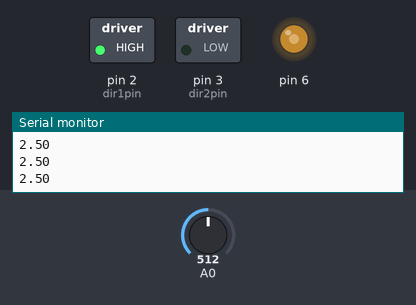
Bench run of a sketch on a simulated Arduino Uno, built with avr-gcc and run on an emulated ATmega328P. Shown: switched loads named in the sketch (green lamp = pin HIGH), output pins drawn as LEDs (lit = HIGH), the last lines printed to the serial monitor. The inputs (shaded band) are chosen by the test bench; at power-on: A0 = 512.

Above: at 1.2 s.
1.3 s: A0 set to 716
At 2.0 s:
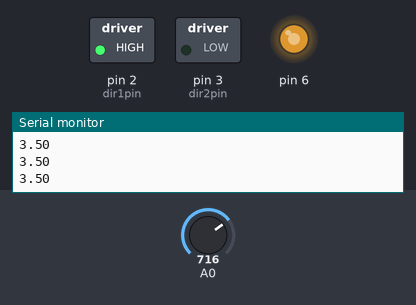
2.8 s: A0 set to 900
At 3.2 s:
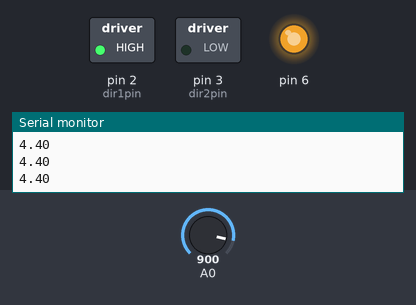
4.3 s: A0 set to 122
At 5.5 s:
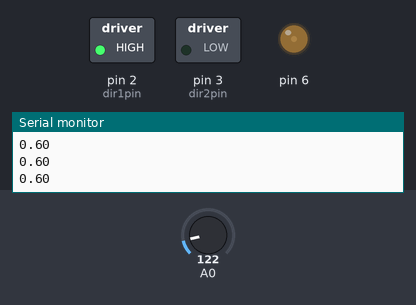
5.8 s: A0 set to 0
At 6.8 s:
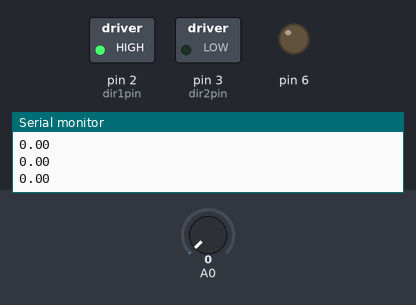
7.3 s: A0 set to 511
At 8.0 s:
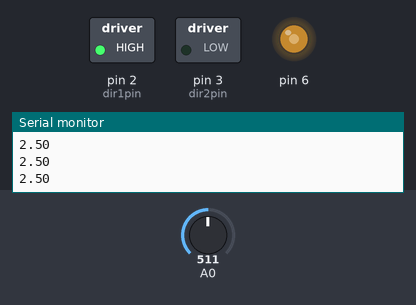
Timing chart, 0 to 9.8 s (numbered marks = the images above; inputs shaded):
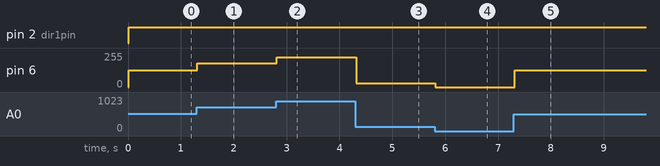

The sketch:

multimeter.ino
```cpp
  int dir1pin = 2;
  int dir2pin = 3;
void setup() {
  pinMode(6,OUTPUT);
  pinMode(0, INPUT);
  Serial.begin(9600);
  pinMode(dir1pin,OUTPUT);
  pinMode(dir2pin,OUTPUT);
}

void loop()
{


     double analogValue = analogRead(0);
     Serial.println(analogValue*5/1023);
     double motorValue = analogValue*255/1023;
     delay(10);

     digitalWrite(dir1pin, HIGH);
     digitalWrite(dir2pin, LOW);
     analogWrite(6, motorValue);


}
```

Measured:
- after the input at 1.3 s, pin 6: 127/255 → 178/255 at once
- after the input at 2.8 s, pin 6: 178/255 → 224/255 at once
- after the input at 4.3 s, pin 6: 224/255 → 30/255 at once
- after the input at 5.8 s, pin 6: 30/255 → 0/255 at once
- after the input at 7.3 s, pin 6: 0/255 → 127/255 at once
